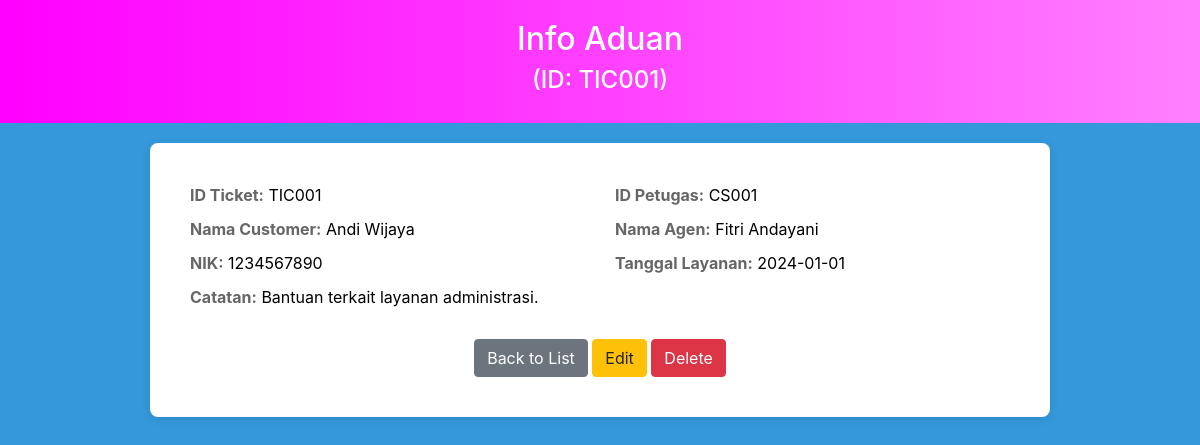
The page /LDsupport/supportticket/view.php?id_user_support=TIC001 on the database its author committed.
### tables this page shows
CREATE TABLE `support_ticket` (
  `id_user_support` varchar(20) NOT NULL,
  `NIK` varchar(20) DEFAULT NULL,
  `id_cs` varchar(20) DEFAULT NULL,
  `tanggal_layanan` date DEFAULT NULL,
  `catatan` text DEFAULT NULL
);

CREATE TABLE `masyarakat` (
  `NIK` varchar(20) NOT NULL,
  `nama_penduduk` varchar(100) DEFAULT NULL,
  `alamat` text DEFAULT NULL,
  `tanggal_lahir` date DEFAULT NULL,
  `no_telepon` varchar(15) DEFAULT NULL,
  `email` varchar(100) DEFAULT NULL
);

CREATE TABLE `customer_support` (
  `id_cs` varchar(20) NOT NULL,
  `nama_agen` varchar(100) DEFAULT NULL,
  `no_telepon` varchar(15) DEFAULT NULL,
  `email` varchar(100) DEFAULT NULL,
  `jadwal_kerja` enum('Senin-Jumat','Sabtu-Minggu','Shift') DEFAULT NULL
);

### LDsupport/supportticket/view.php (the view, shortened to what this page needs)
<!DOCTYPE html>
<html>
<head>
    <link rel="stylesheet" href="../../bootstrap/css/bootstrap.min.css">
</head>
<body style="background-color: #3498db; color: white;">
<div class="header">
    <h2>Info Aduan</h2>
    <?php
        if (isset($_GET['id_user_support'])) {
            echo "<h4>(ID: " . htmlspecialchars($_GET['id_user_support']) . ")</h4>";
        } else {
            echo "<h4>No ID Ticket Provided</h4>";
        }
    ?>
</div>
<div class="content">
    <?php
    require 'koneksi.php';
    if (isset($_GET['id_user_support'])) {
        $id = mysqli_real_escape_string($conn, $_GET['id_user_support']);
        $query = "
            SELECT st.*, cs.nama_agen, m.nama_penduduk AS nama_customer
            FROM support_ticket st
            JOIN customer_support cs ON st.id_cs = cs.id_cs
            JOIN masyarakat m ON st.NIK = m.NIK
            WHERE st.id_user_support = '$id'
        ";
        $result = mysqli_query($conn, $query);
        if (mysqli_num_rows($result) > 0) {
            $data = mysqli_fetch_assoc($result);
            ?>
            <div class="row">
                <div class="col-6">
                    <span class="label">ID Ticket:</span> <span class="value"><?php echo htmlspecialchars($data['id_user_support'] ?? 'N/A'); ?></span>
                </div>
                <div class="col-6">
                    <span class="label">ID Petugas:</span> <span class="value"><?php echo htmlspecialchars($data['id_cs'] ?? 'N/A'); ?></span>
                </div>
            </div>
            <div class="row">
                <div class="col-6">
                    <span class="label">Nama Customer:</span> <span class="value"><?php echo htmlspecialchars($data['nama_customer'] ?? 'N/A'); ?></span>
                </div>
                <div class="col-6">
                    <span class="label">Nama Agen:</span> <span class="value"><?php echo htmlspecialchars($data['nama_agen'] ?? 'N/A'); ?></span>
                </div>
            </div>
            <div class="row">
                <div class="col-6">
                    <span class="label">NIK:</span> <span class="value"><?php echo htmlspecialchars($data['NIK'] ?? 'N/A'); ?></span>
                </div>
                <div class="col-6">
                    <span class="label">Tanggal Layanan:</span> <span class="value"><?php echo htmlspecialchars($data['tanggal_layanan'] ?? 'N/A'); ?></span>
                </div>
            </div>
            <div class="row">
                <div class="col-12">
                    <span class="label">Catatan:</span> <span class="value"><?php echo htmlspecialchars($data['catatan'] ?? 'N/A'); ?></span>
                </div>
            </div>
            <div class="actions">
                <a href="index.php" class="btn btn-secondary">Back to List</a>
                <a href="edit.php?id_user_support=<?php echo $data['id_user_support']; ?>" class="btn btn-warning">Edit</a>
                <a href="delete.php?id_user_support=<?php echo $data['id_user_support']; ?>" class="btn btn-danger" onclick="return confirm('Are you sure you want to delete this record?')">Delete</a>
            </div>
            <?php
        } else {
            echo "<p>Data not found.</p>";
        }
    } else {
        echo "<p>No ID Ticket provided.</p>";
    }
    ?>
</div>
</body>
</html>

### LDsupport/supportticket/view.php (style rules this page uses)
.header { background: linear-gradient(90deg, #ff00ff, #ff80ff); color: white; padding: 20px 0; text-align: center; }
.content { margin: 20px auto; padding: 40px; max-width: 900px; background-color: white; border-radius: 8px; box-shadow: 0 2px 10px rgba(0, 0, 0, 0.1); }
.label { font-weight: bold; color: #666; }
.value { font-weight: normal; color: #000; }
.row div { margin-bottom: 10px; }
.actions { text-align: center; margin-top: 20px; }

### rows shown on the page
support_ticket: id_user_support "TIC001", id_cs "CS001", NIK.nama_penduduk "Andi Wijaya", id_cs.nama_agen "Fitri Andayani", NIK "1234567890", tanggal_layanan "2024-01-01", catatan "Bantuan terkait layanan administrasi."

### other values the page prints
$_GET['id_user_support'] "TIC001"
